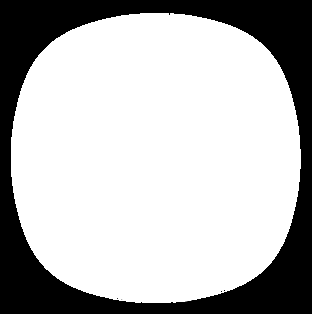
#> input picture cat-feeder-extension/sketch-adjusted.png, 312 x 314 px
$ jupyter execute generate-points-from-sketch.ipynb   (shell and % lines are left out)
#> lines starting #> are read from the running program, lines starting #| are printed output that depends on the picture; after the words box and inside, x2 and y2 are one past the last pixel; in counts of white or black regions, pixels touching at a corner belong together
#> in canny_image, `edges = feature.canny(img_array_gray, sigma=sigma)`:
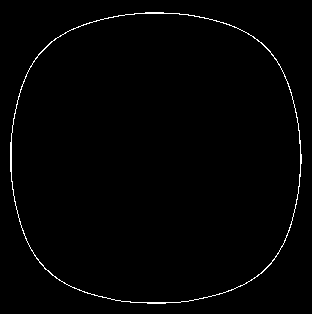
#> edges: shape (314, 312) bool; 1.1% white in thin lines or dots, all inside (x1, y1, x2, y2) = (10, 12, 302, 304)
[cell 1]

from PIL import Image
import matplotlib.pyplot as plt
from skimage.morphology import skeletonize
from scipy.interpolate import interp1d, UnivariateSpline
import numpy as np
import json

[cell 2]
def sketch_to_points(img, threshold=128, gap=10, start_point=None, point_count=100):
    """
    Converts a sketch image (PIL Image or NumPy array) to a list of points.
    If img is a boolean NumPy array (skeletonized), 'threshold' is ignored.

    Args:
        img (PIL.Image or np.ndarray): Input image.
        threshold (int): Grayscale value for binarization if img is not boolean.
                         Ignored if img is a boolean array.
        gap (int): The minimum distance between selected points.
            Must be 1 or greater.

    Returns:
        list: A list of (x, y) tuples representing the points.
    """
#> called with threshold = 100, gap = 5, start_point = (150, 10), point_count = 100
    if not isinstance(gap, (int, float)) or gap <= 0:
        raise ValueError("Gap must be a positive number.")

    is_numpy_array = isinstance(img, np.ndarray)
#> is_numpy_array = True

    if is_numpy_array:
        height, width = img.shape
#> height = 314; width = 312
    else:
        width, height = img.size

    points = []

    for y_coord in range(0, height):
        for x_coord in range(0, width):
            if is_numpy_array:
                pixel_value = img[y_coord, x_coord]
                is_line_pixel = pixel_value
            else:
                pixel_value = img.getpixel((x_coord, y_coord))
                is_line_pixel = pixel_value < threshold

            if is_line_pixel:
                closest_neighbor_dist = float('inf')
                if not points:
                    points.append((x_coord, y_coord))
                    continue

                for point_x, point_y in points:
                    dist = ((point_x - x_coord) ** 2 + (point_y - y_coord) ** 2) ** 0.5
                    if dist < closest_neighbor_dist:
                        closest_neighbor_dist = dist

                if closest_neighbor_dist > gap:
                    points.append((x_coord, y_coord))
#> after the loop, points = 166 pairs, first value 10 to 301, second value 12 to 302

    # Order points in nearest neighbor fashion
    if start_point:
        closest_points = sorted(points, key=lambda p: ((p[0] - start_point[0]) ** 2 + (p[1] - start_point[1]) ** 2))
#> closest_points has the same summary as points
        p = closest_points[0]
#> p = (151, 12)
    else:
        p = points[0]
    new_points = [p]
#> new_points = [(151, 12)]
    seen = set((p,))
#> seen = 1 item
    while len(new_points) < len(points):
        closest_neighbor_dist = float('inf')
        closest_neighbor = None
        for q in points:
            if p == q or q in seen:
                continue
            sq_dist = (p[0] - q[0]) ** 2 + (p[1] - q[1]) ** 2
            if sq_dist < closest_neighbor_dist:
                closest_neighbor_dist = sq_dist
                closest_neighbor = q
        new_points.append(closest_neighbor)
        seen.add(closest_neighbor)
        p = closest_neighbor
#> this loop made 165 passes
#> p on passes 1 to 3: (145, 12), (140, 13), (134, 13)
#> after the loop, new_points has the same summary as points; seen = 166 items

    points = np.array(new_points[::2])
#> points = 83 pairs, first value 11 to 301, second value 12 to 302

    # Smooth the points using spline interpolation
    distance = np.cumsum(np.sqrt(np.sum(np.diff(points, axis=0)**2, axis=1)))
#> distance = 82 values from 11.05 to 935.5
    distance = np.insert(distance, 0, 0) / distance[-1]
#> distance = 83 values from 0 to 1
    alpha = np.linspace(0, 1, point_count)
    splines = [UnivariateSpline(distance, coords, k=3, s=.2) for coords in points.T]
#> splines = 2 items
    points = np.vstack([s(alpha) for s in splines]).T
#> points = 100 pairs, first value 10.82 to 300.9, second value 12 to 302.1
    points = points.tolist()

    # Normalize points to a 0-1 range
    min_x, min_y, max_x, max_y = (
        min(x for x, _ in points), min(y for _, y in points),
        max(x for x, _ in points), max(y for _, y in points)
    )
#> min_x = 10.82; min_y = 12; max_x = 300.9; max_y = 302.1
    radix = 10_000
    width = max_x - min_x
#> width = 290.1
    height = max_y - min_y
#> height = 290.1
    scale = 1 / max(width, height)
#> scale = 0.00345
    normalized_points = [
        (int((x - min_x) * scale * radix) / radix, int((y - min_y) * scale * radix) / radix)
        for x, y in points
    ]
#> normalized_points = 100 pairs, first value 0 to 1, second value 0 to 1

    return points, normalized_points


def skeletonize_image(image_path, line_threshold_value):
    """
    Skeletonizes the image to extract lines. Lines are assumed to be darker than background.

    Args:
        image_path (str): Path to the PNG image file.
        line_threshold_value (int): Grayscale value below which a pixel is considered part of a line.

    Returns:
        np.ndarray: Boolean skeletonized image.
    """
    img_gray = Image.open(image_path).convert('L') # Convert to grayscale
    img_array_gray = np.array(img_gray)

    img_skeleton = skeletonize(img_array_gray < line_threshold_value)
    return img_skeleton


def canny_image(image_path, sigma=1.0):
    """
    Applies Canny edge detection to the image.

    Args:
        image_path (str): Path to the PNG image file.
        sigma (float): Standard deviation for Gaussian filter.

    Returns:
        np.ndarray: Boolean array representing edges.
    """
    from skimage import feature

    img_gray = Image.open(image_path).convert('L') # Convert to grayscale
    img_array_gray = np.array(img_gray)

    edges = feature.canny(img_array_gray, sigma=sigma)
    return edges


image_file_path = "sketch-adjusted.png"
darkness_level_threshold = 100
point_spacing_gap = 5
start_point = (150, 10)
point_count = 100

#image = skeletonize_image(image_file_path, darkness_level_threshold)
image = canny_image(image_file_path, sigma=1.0)
extracted_points, normalized_points = sketch_to_points(
    image,
    darkness_level_threshold,
    point_spacing_gap,
    start_point,
    point_count=point_count
)
#> extracted_points has the same summary as points in sketch_to_points; normalized_points = 100 pairs, first value 0 to 1, second value 0 to 1

# CSS: grayscale(0) brightness(0.55) contrast(7.5) brightness(10.5) contrast(9.5) sepia(8) brightness(100) grayscale(1)

if extracted_points:
    print(f"\nSuccessfully extracted {len(extracted_points)} points from '{image_file_path}'.")
#| Successfully extracted 100 points from 'sketch-adjusted.png'.

    plt.figure(figsize=(10, 8))
    plt.imshow(image, cmap='gray')

    x_coordinates, y_coordinates = zip(*extracted_points)
#> x_coordinates = 100 values, max 300.9 at index 75, min 10.82 at index 26, mean 155.2; y_coordinates = 100 values, max 302.1 at index 50, min 12 at index 0, mean 157.7
    plt.scatter(x_coordinates, y_coordinates, color='red', s=15, label=f'{len(extracted_points)} extracted points')

    for i in range(len(extracted_points) - 1):
        ep1 = extracted_points[i]
        ep2 = extracted_points[i + 1]
        plt.plot([ep1[0], ep2[0]], [ep1[1], ep2[1]], color='lime', linewidth=2)
        plt.annotate(str(i), (ep1[0], ep1[1]), color='white', fontsize=8, ha='center', va='bottom')
#> this loop made 99 passes
#> (ep1, ep2) on passes 1 to 12: ([151, 12], [141.6, 12.91]), ([141.6, 12.91], [132.1, 13.39]), ([132.1, 13.39], [122.8, 14.28]), ([122.8, 14.28], [113.4, 15.95]), ([113.4, 15.95], [104.2, 17.93]), ([104.2, 17.93], [95.08, 20.23]), ([95.08, 20.23], [86.06, 23.05]), ([86.06, 23.05], [77.18, 26.47]), ([77.18, 26.47], [68.48, 30.25]), ([68.48, 30.25], [60.18, 34.63]), ([60.18, 34.63], [52.53, 40.07]), ([52.53, 40.07], [45.43, 46.42])

    if start_point:
        plt.scatter([start_point[0]], [start_point[1]], color='lime', s=80, label=f'Start Point {start_point}')

    plt.title(f"Sketch with Extracted Points\n(Threshold: {darkness_level_threshold}, Gap: {point_spacing_gap})")
    plt.xlabel("X coordinate")
    plt.ylabel("Y coordinate")
    plt.legend()
    plt.grid(True, linestyle='--', alpha=0.5)
    plt.show()
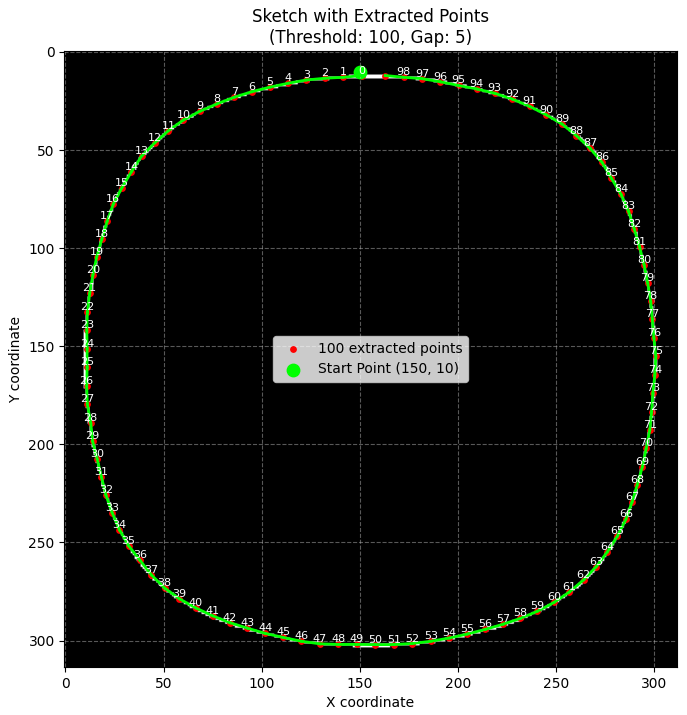
#> figure drawn by matplotlib, 1 panel

    with open("extracted_points.json", "w") as f:
        json.dump(normalized_points, f, indent=2)
